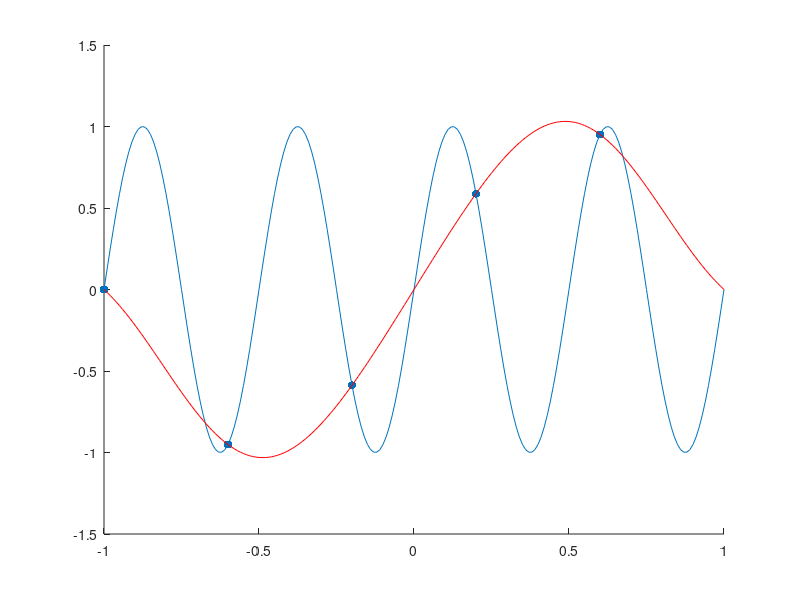
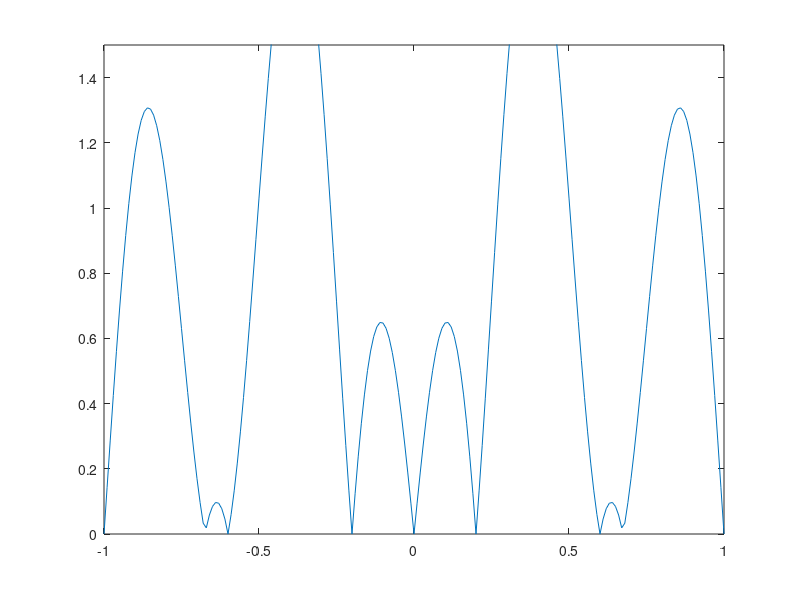

Reproduce these figures in MATLAB, in order.
%aliasing one D
clear
close all
N = 5;
a = -1;b = 1;
mfreqx = 2;
stepx = (b-a)/N;
dsstep = 0.01;

disp('freq x max : ')
mfreqx
disp('freq x sampling : ')
1/stepx
e = 0.000001;
x = a:stepx:b-e;
y = zeros(1,N);

for i = 1:N
    y(i) = sin(2*pi*(mfreqx*x(i)));
end
scatter(x,y,'go','filled');
hold on;
dsx = a:dsstep:b;
dsy = sin(2*pi*(2*dsx));
plot(dsx,dsy)
axis([dsx(1) dsx(end) -1.5 1.5])
%----------------- reconstruct -------------------
steprx = dsstep;
xx = a:steprx:b;
Ry = zeros(1,length(xx));
dispInt = floor(length(xx)/10);
for i = 1:length(xx)
        % reconstruct for one point
        for k = 1:N
           Ry(i) = Ry(i) + y(k)*sinc(xx(i)/stepx - k + N/2 + 1);
        end
    if(mod(i,dispInt) == 0)
        floor(i/dispInt);
    end
end
%figure
pause
plot(xx,Ry,'r')
pause
figure
plot(xx,abs(dsy - Ry))
axis([dsx(1) dsx(end) 0 1.5])